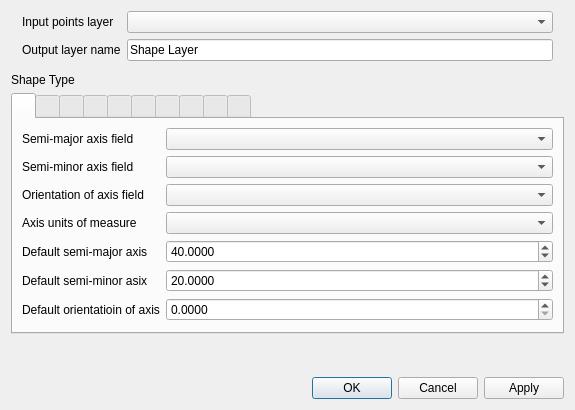
<?xml version="1.0" encoding="UTF-8"?>
<ui version="4.0">
 <class>Dialog</class>
 <widget class="QDialog" name="Dialog">
  <property name="geometry">
   <rect>
    <x>0</x>
    <y>0</y>
    <width>575</width>
    <height>410</height>
   </rect>
  </property>
  <property name="windowTitle">
   <string>Create Shapes</string>
  </property>
  <layout class="QVBoxLayout" name="verticalLayout">
   <item>
    <layout class="QFormLayout" name="formLayout">
     <property name="fieldGrowthPolicy">
      <enum>QFormLayout::AllNonFixedFieldsGrow</enum>
     </property>
     <property name="leftMargin">
      <number>11</number>
     </property>
     <property name="rightMargin">
      <number>11</number>
     </property>
     <item row="0" column="0">
      <widget class="QLabel" name="label">
       <property name="text">
        <string>Input points layer</string>
       </property>
      </widget>
     </item>
     <item row="0" column="1">
      <widget class="QgsMapLayerComboBox" name="mMapLayerComboBox"/>
     </item>
     <item row="1" column="0">
      <widget class="QLabel" name="label_3">
       <property name="text">
        <string>Output layer name</string>
       </property>
      </widget>
     </item>
     <item row="1" column="1">
      <widget class="QLineEdit" name="layerNameLineEdit">
       <property name="text">
        <string>Shape Layer</string>
       </property>
      </widget>
     </item>
    </layout>
   </item>
   <item>
    <spacer name="verticalSpacer_2">
     <property name="orientation">
      <enum>Qt::Vertical</enum>
     </property>
     <property name="sizeType">
      <enum>QSizePolicy::Fixed</enum>
     </property>
     <property name="sizeHint" stdset="0">
      <size>
       <width>20</width>
       <height>6</height>
      </size>
     </property>
    </spacer>
   </item>
   <item>
    <widget class="QLabel" name="label_2">
     <property name="text">
      <string>Shape Type</string>
     </property>
    </widget>
   </item>
   <item>
    <widget class="QTabWidget" name="tabWidget">
     <property name="currentIndex">
      <number>0</number>
     </property>
     <widget class="QWidget" name="ellipse">
      <attribute name="title">
       <string/>
      </attribute>
      <attribute name="toolTip">
       <string>Ellipse</string>
      </attribute>
      <layout class="QVBoxLayout" name="verticalLayout_4">
       <item>
        <layout class="QFormLayout" name="formLayout_4">
         <item row="0" column="0">
          <widget class="QLabel" name="label_7">
           <property name="text">
            <string>Semi-major axis field</string>
           </property>
          </widget>
         </item>
         <item row="1" column="0">
          <widget class="QLabel" name="label_8">
           <property name="text">
            <string>Semi-minor axis field</string>
           </property>
          </widget>
         </item>
         <item row="2" column="0">
          <widget class="QLabel" name="label_9">
           <property name="text">
            <string>Orientation of axis field</string>
           </property>
          </widget>
         </item>
         <item row="3" column="0">
          <widget class="QLabel" name="label_10">
           <property name="text">
            <string>Axis units of measure</string>
           </property>
          </widget>
         </item>
         <item row="3" column="1">
          <widget class="QComboBox" name="unitOfAxisComboBox">
           <property name="sizePolicy">
            <sizepolicy hsizetype="Expanding" vsizetype="Fixed">
             <horstretch>0</horstretch>
             <verstretch>0</verstretch>
            </sizepolicy>
           </property>
          </widget>
         </item>
         <item row="0" column="1">
          <widget class="QComboBox" name="semiMajorComboBox">
           <property name="sizePolicy">
            <sizepolicy hsizetype="Expanding" vsizetype="Fixed">
             <horstretch>0</horstretch>
             <verstretch>0</verstretch>
            </sizepolicy>
           </property>
          </widget>
         </item>
         <item row="1" column="1">
          <widget class="QComboBox" name="semiMinorComboBox">
           <property name="sizePolicy">
            <sizepolicy hsizetype="Expanding" vsizetype="Fixed">
             <horstretch>0</horstretch>
             <verstretch>0</verstretch>
            </sizepolicy>
           </property>
          </widget>
         </item>
         <item row="2" column="1">
          <widget class="QComboBox" name="orientationComboBox">
           <property name="sizePolicy">
            <sizepolicy hsizetype="Expanding" vsizetype="Fixed">
             <horstretch>0</horstretch>
             <verstretch>0</verstretch>
            </sizepolicy>
           </property>
          </widget>
         </item>
         <item row="4" column="0">
          <widget class="QLabel" name="label_24">
           <property name="text">
            <string>Default semi-major axis</string>
           </property>
          </widget>
         </item>
         <item row="5" column="0">
          <widget class="QLabel" name="label_25">
           <property name="text">
            <string>Default semi-minor asix</string>
           </property>
          </widget>
         </item>
         <item row="6" column="0">
          <widget class="QLabel" name="label_26">
           <property name="text">
            <string>Default orientatioin of axis</string>
           </property>
          </widget>
         </item>
         <item row="6" column="1">
          <widget class="QDoubleSpinBox" name="defOrientationSpinBox">
           <property name="decimals">
            <number>4</number>
           </property>
           <property name="maximum">
            <double>360.000000000000000</double>
           </property>
          </widget>
         </item>
         <item row="4" column="1">
          <widget class="QDoubleSpinBox" name="defSemiMajorSpinBox">
           <property name="decimals">
            <number>4</number>
           </property>
           <property name="maximum">
            <double>1000000000.000000000000000</double>
           </property>
           <property name="value">
            <double>40.000000000000000</double>
           </property>
          </widget>
         </item>
         <item row="5" column="1">
          <widget class="QDoubleSpinBox" name="defSemiMinorSpinBox">
           <property name="decimals">
            <number>4</number>
           </property>
           <property name="maximum">
            <double>1000000000.000000000000000</double>
           </property>
           <property name="value">
            <double>20.000000000000000</double>
           </property>
          </widget>
         </item>
        </layout>
       </item>
      </layout>
     </widget>
     <widget class="QWidget" name="lob">
      <attribute name="title">
       <string/>
      </attribute>
      <attribute name="toolTip">
       <string>Line of Bearing</string>
      </attribute>
      <layout class="QVBoxLayout" name="verticalLayout_5">
       <item>
        <layout class="QFormLayout" name="formLayout_2">
         <item row="0" column="0">
          <widget class="QLabel" name="label_12">
           <property name="text">
            <string>Bearing field</string>
           </property>
          </widget>
         </item>
         <item row="1" column="0">
          <widget class="QLabel" name="label_13">
           <property name="text">
            <string>Distance field</string>
           </property>
          </widget>
         </item>
         <item row="2" column="0">
          <widget class="QLabel" name="label_14">
           <property name="text">
            <string>Units of distance</string>
           </property>
          </widget>
         </item>
         <item row="4" column="0">
          <widget class="QLabel" name="label_15">
           <property name="text">
            <string>Default distance</string>
           </property>
          </widget>
         </item>
         <item row="0" column="1">
          <widget class="QComboBox" name="bearingComboBox"/>
         </item>
         <item row="1" column="1">
          <widget class="QComboBox" name="distanceComboBox"/>
         </item>
         <item row="2" column="1">
          <widget class="QComboBox" name="unitOfDistanceComboBox"/>
         </item>
         <item row="3" column="0">
          <widget class="QLabel" name="label_27">
           <property name="text">
            <string>Default bearing</string>
           </property>
          </widget>
         </item>
         <item row="3" column="1">
          <widget class="QDoubleSpinBox" name="defaultBearingSpinBox">
           <property name="decimals">
            <number>4</number>
           </property>
           <property name="minimum">
            <double>-360.000000000000000</double>
           </property>
           <property name="maximum">
            <double>360.000000000000000</double>
           </property>
          </widget>
         </item>
         <item row="4" column="1">
          <widget class="QDoubleSpinBox" name="defaultDistanceSpinBox">
           <property name="decimals">
            <number>4</number>
           </property>
           <property name="maximum">
            <double>999999999.000000000000000</double>
           </property>
           <property name="value">
            <double>1000.000000000000000</double>
           </property>
          </widget>
         </item>
        </layout>
       </item>
      </layout>
     </widget>
     <widget class="QWidget" name="pie">
      <attribute name="title">
       <string/>
      </attribute>
      <attribute name="toolTip">
       <string>Pie Wedge</string>
      </attribute>
      <layout class="QFormLayout" name="formLayout_11">
       <item row="0" column="0">
        <widget class="QLabel" name="label_47">
         <property name="text">
          <string>Starting bearing field</string>
         </property>
        </widget>
       </item>
       <item row="0" column="1">
        <widget class="QComboBox" name="pieBearingStartComboBox"/>
       </item>
       <item row="1" column="0">
        <widget class="QLabel" name="label_48">
         <property name="text">
          <string>Ending bearing field</string>
         </property>
        </widget>
       </item>
       <item row="1" column="1">
        <widget class="QComboBox" name="pieBearingEndComboBox"/>
       </item>
       <item row="2" column="0">
        <widget class="QLabel" name="label_49">
         <property name="text">
          <string>Radius field</string>
         </property>
        </widget>
       </item>
       <item row="2" column="1">
        <widget class="QComboBox" name="pieDistanceComboBox"/>
       </item>
       <item row="3" column="0">
        <widget class="QLabel" name="label_50">
         <property name="text">
          <string>Radius units</string>
         </property>
        </widget>
       </item>
       <item row="3" column="1">
        <widget class="QComboBox" name="pieUnitOfDistanceComboBox"/>
       </item>
       <item row="4" column="0">
        <widget class="QLabel" name="label_51">
         <property name="text">
          <string>Default starting bearing</string>
         </property>
        </widget>
       </item>
       <item row="4" column="1">
        <widget class="QDoubleSpinBox" name="pieBearingStartSpinBox">
         <property name="minimum">
          <double>-360.000000000000000</double>
         </property>
         <property name="maximum">
          <double>360.000000000000000</double>
         </property>
         <property name="value">
          <double>-20.000000000000000</double>
         </property>
        </widget>
       </item>
       <item row="5" column="0">
        <widget class="QLabel" name="label_52">
         <property name="text">
          <string>Default ending bearing</string>
         </property>
        </widget>
       </item>
       <item row="5" column="1">
        <widget class="QDoubleSpinBox" name="pieBearingEndSpinBox">
         <property name="decimals">
          <number>4</number>
         </property>
         <property name="minimum">
          <double>-360.000000000000000</double>
         </property>
         <property name="maximum">
          <double>360.000000000000000</double>
         </property>
         <property name="value">
          <double>20.000000000000000</double>
         </property>
        </widget>
       </item>
       <item row="6" column="0">
        <widget class="QLabel" name="label_53">
         <property name="text">
          <string>Default radius</string>
         </property>
        </widget>
       </item>
       <item row="6" column="1">
        <widget class="QDoubleSpinBox" name="pieDefaultDistanceSpinBox">
         <property name="decimals">
          <number>4</number>
         </property>
         <property name="maximum">
          <double>1000000000.000000000000000</double>
         </property>
         <property name="value">
          <double>20.000000000000000</double>
         </property>
        </widget>
       </item>
      </layout>
     </widget>
     <widget class="QWidget" name="polygon">
      <attribute name="title">
       <string/>
      </attribute>
      <attribute name="toolTip">
       <string>Polygon</string>
      </attribute>
      <layout class="QVBoxLayout" name="verticalLayout_2">
       <item>
        <layout class="QFormLayout" name="formLayout_3">
         <item row="0" column="0">
          <widget class="QLabel" name="label_4">
           <property name="text">
            <string>Number of sides field</string>
           </property>
          </widget>
         </item>
         <item row="0" column="1">
          <widget class="QComboBox" name="sidesPolyComboBox">
           <property name="sizePolicy">
            <sizepolicy hsizetype="Expanding" vsizetype="Fixed">
             <horstretch>0</horstretch>
             <verstretch>0</verstretch>
            </sizepolicy>
           </property>
          </widget>
         </item>
         <item row="2" column="0">
          <widget class="QLabel" name="label_5">
           <property name="text">
            <string>Outer radius field</string>
           </property>
          </widget>
         </item>
         <item row="3" column="0">
          <widget class="QLabel" name="label_6">
           <property name="text">
            <string>Default number of sides</string>
           </property>
          </widget>
         </item>
         <item row="2" column="1">
          <widget class="QComboBox" name="distPolyComboBox"/>
         </item>
         <item row="3" column="1">
          <widget class="QSpinBox" name="sidesPolySpinBox">
           <property name="minimum">
            <number>3</number>
           </property>
           <property name="maximum">
            <number>25</number>
           </property>
           <property name="value">
            <number>3</number>
           </property>
          </widget>
         </item>
         <item row="4" column="0">
          <widget class="QLabel" name="label_17">
           <property name="text">
            <string>Default starting angle</string>
           </property>
          </widget>
         </item>
         <item row="4" column="1">
          <widget class="QDoubleSpinBox" name="anglePolySpinBox">
           <property name="decimals">
            <number>4</number>
           </property>
           <property name="maximum">
            <double>360.000000000000000</double>
           </property>
          </widget>
         </item>
         <item row="5" column="1">
          <widget class="QLineEdit" name="distPolyLineEdit">
           <property name="text">
            <string>40</string>
           </property>
          </widget>
         </item>
         <item row="5" column="0">
          <widget class="QLabel" name="label_11">
           <property name="text">
            <string>Default outer radius</string>
           </property>
          </widget>
         </item>
         <item row="6" column="0">
          <widget class="QLabel" name="label_18">
           <property name="text">
            <string>Distance units of measure</string>
           </property>
          </widget>
         </item>
         <item row="6" column="1">
          <widget class="QComboBox" name="distUnitsPolyComboBox"/>
         </item>
         <item row="1" column="0">
          <widget class="QLabel" name="label_16">
           <property name="text">
            <string>Starting angle field</string>
           </property>
          </widget>
         </item>
         <item row="1" column="1">
          <widget class="QComboBox" name="anglePolyComboBox"/>
         </item>
        </layout>
       </item>
      </layout>
     </widget>
     <widget class="QWidget" name="star">
      <attribute name="title">
       <string/>
      </attribute>
      <attribute name="toolTip">
       <string>Star</string>
      </attribute>
      <layout class="QVBoxLayout" name="verticalLayout_3">
       <item>
        <layout class="QFormLayout" name="formLayout_5">
         <item row="0" column="0">
          <widget class="QLabel" name="label_19">
           <property name="text">
            <string>Number of star points</string>
           </property>
          </widget>
         </item>
         <item row="0" column="1">
          <widget class="QSpinBox" name="starPointsSpinBox">
           <property name="minimum">
            <number>3</number>
           </property>
           <property name="maximum">
            <number>50</number>
           </property>
           <property name="value">
            <number>5</number>
           </property>
          </widget>
         </item>
         <item row="2" column="0">
          <widget class="QLabel" name="label_20">
           <property name="text">
            <string>Inner radius</string>
           </property>
          </widget>
         </item>
         <item row="3" column="0">
          <widget class="QLabel" name="label_21">
           <property name="text">
            <string>Outer radius</string>
           </property>
          </widget>
         </item>
         <item row="4" column="0">
          <widget class="QLabel" name="label_22">
           <property name="text">
            <string>Radius units of measure</string>
           </property>
          </widget>
         </item>
         <item row="4" column="1">
          <widget class="QComboBox" name="unitsStarComboBox"/>
         </item>
         <item row="2" column="1">
          <widget class="QDoubleSpinBox" name="innerStarRadiusSpinBox">
           <property name="decimals">
            <number>6</number>
           </property>
           <property name="minimum">
            <double>-1000000000.000000000000000</double>
           </property>
           <property name="maximum">
            <double>1000000000.000000000000000</double>
           </property>
           <property name="value">
            <double>10.000000000000000</double>
           </property>
          </widget>
         </item>
         <item row="3" column="1">
          <widget class="QDoubleSpinBox" name="outerStarRadiusSpinBox">
           <property name="decimals">
            <number>6</number>
           </property>
           <property name="minimum">
            <double>-1000000000.000000000000000</double>
           </property>
           <property name="maximum">
            <double>1000000000.000000000000000</double>
           </property>
           <property name="value">
            <double>40.000000000000000</double>
           </property>
          </widget>
         </item>
         <item row="1" column="0">
          <widget class="QLabel" name="label_23">
           <property name="text">
            <string>Starting angle</string>
           </property>
          </widget>
         </item>
         <item row="1" column="1">
          <widget class="QDoubleSpinBox" name="starStartAngleSpinBox">
           <property name="decimals">
            <number>4</number>
           </property>
           <property name="maximum">
            <double>360.000000000000000</double>
           </property>
          </widget>
         </item>
        </layout>
       </item>
      </layout>
     </widget>
     <widget class="QWidget" name="rose">
      <attribute name="title">
       <string/>
      </attribute>
      <attribute name="toolTip">
       <string>Ellipse Rose</string>
      </attribute>
      <layout class="QFormLayout" name="formLayout_6">
       <item row="0" column="0">
        <widget class="QLabel" name="label_28">
         <property name="text">
          <string>Number of petals</string>
         </property>
        </widget>
       </item>
       <item row="0" column="1">
        <widget class="QSpinBox" name="rosePetalSpinBox">
         <property name="minimum">
          <number>1</number>
         </property>
         <property name="maximum">
          <number>100</number>
         </property>
         <property name="singleStep">
          <number>1</number>
         </property>
         <property name="value">
          <number>8</number>
         </property>
        </widget>
       </item>
       <item row="2" column="0">
        <widget class="QLabel" name="label_29">
         <property name="text">
          <string>Outer radius</string>
         </property>
        </widget>
       </item>
       <item row="2" column="1">
        <widget class="QDoubleSpinBox" name="roseRadiusSpinBox">
         <property name="decimals">
          <number>4</number>
         </property>
         <property name="minimum">
          <double>0.000000000000000</double>
         </property>
         <property name="maximum">
          <double>1000000000.000000000000000</double>
         </property>
         <property name="value">
          <double>40.000000000000000</double>
         </property>
        </widget>
       </item>
       <item row="3" column="0">
        <widget class="QLabel" name="label_30">
         <property name="text">
          <string>Radius units of measure</string>
         </property>
        </widget>
       </item>
       <item row="3" column="1">
        <widget class="QComboBox" name="unitsRoseComboBox"/>
       </item>
       <item row="1" column="0">
        <widget class="QLabel" name="label_31">
         <property name="text">
          <string>Starting angle</string>
         </property>
        </widget>
       </item>
       <item row="1" column="1">
        <widget class="QDoubleSpinBox" name="roseAngleSpinBox">
         <property name="decimals">
          <number>4</number>
         </property>
         <property name="minimum">
          <double>-360.000000000000000</double>
         </property>
         <property name="maximum">
          <double>360.000000000000000</double>
         </property>
        </widget>
       </item>
      </layout>
     </widget>
     <widget class="QWidget" name="hypocycloid">
      <attribute name="title">
       <string/>
      </attribute>
      <attribute name="toolTip">
       <string>Hypocyloid</string>
      </attribute>
      <layout class="QFormLayout" name="formLayout_7">
       <item row="0" column="0">
        <widget class="QLabel" name="label_32">
         <property name="text">
          <string>Number of cusps</string>
         </property>
        </widget>
       </item>
       <item row="0" column="1">
        <widget class="QSpinBox" name="cyclodeCuspsSpinBox">
         <property name="minimum">
          <number>3</number>
         </property>
         <property name="maximum">
          <number>25</number>
         </property>
         <property name="value">
          <number>4</number>
         </property>
        </widget>
       </item>
       <item row="2" column="0">
        <widget class="QLabel" name="label_33">
         <property name="text">
          <string>Outer radius</string>
         </property>
        </widget>
       </item>
       <item row="2" column="1">
        <widget class="QDoubleSpinBox" name="cyclodeRadiusSpinBox">
         <property name="decimals">
          <number>4</number>
         </property>
         <property name="maximum">
          <double>1000000000.000000000000000</double>
         </property>
         <property name="value">
          <double>40.000000000000000</double>
         </property>
        </widget>
       </item>
       <item row="3" column="0">
        <widget class="QLabel" name="label_34">
         <property name="text">
          <string>Radius units of measure</string>
         </property>
        </widget>
       </item>
       <item row="3" column="1">
        <widget class="QComboBox" name="unitsCyclodeComboBox"/>
       </item>
       <item row="1" column="0">
        <widget class="QLabel" name="label_40">
         <property name="text">
          <string>Starting angle</string>
         </property>
        </widget>
       </item>
       <item row="1" column="1">
        <widget class="QDoubleSpinBox" name="cyclodeAngleSpinBox">
         <property name="decimals">
          <number>4</number>
         </property>
         <property name="minimum">
          <double>-360.000000000000000</double>
         </property>
         <property name="maximum">
          <double>360.000000000000000</double>
         </property>
        </widget>
       </item>
      </layout>
     </widget>
     <widget class="QWidget" name="foil">
      <attribute name="title">
       <string/>
      </attribute>
      <attribute name="toolTip">
       <string>Polyfoil</string>
      </attribute>
      <layout class="QFormLayout" name="formLayout_8">
       <item row="0" column="0">
        <widget class="QLabel" name="label_35">
         <property name="text">
          <string>Number of lobes</string>
         </property>
        </widget>
       </item>
       <item row="0" column="1">
        <widget class="QSpinBox" name="foilLobesSpinBox">
         <property name="minimum">
          <number>3</number>
         </property>
         <property name="maximum">
          <number>25</number>
         </property>
         <property name="singleStep">
          <number>1</number>
         </property>
         <property name="value">
          <number>5</number>
         </property>
        </widget>
       </item>
       <item row="2" column="0">
        <widget class="QLabel" name="label_36">
         <property name="text">
          <string>Outer radius</string>
         </property>
        </widget>
       </item>
       <item row="2" column="1">
        <widget class="QDoubleSpinBox" name="foilRadiusSpinBox">
         <property name="decimals">
          <number>4</number>
         </property>
         <property name="maximum">
          <double>1000000000.000000000000000</double>
         </property>
         <property name="value">
          <double>40.000000000000000</double>
         </property>
        </widget>
       </item>
       <item row="3" column="0">
        <widget class="QLabel" name="label_37">
         <property name="text">
          <string>Radius units of measure</string>
         </property>
        </widget>
       </item>
       <item row="3" column="1">
        <widget class="QComboBox" name="unitsFoilComboBox"/>
       </item>
       <item row="1" column="0">
        <widget class="QLabel" name="label_41">
         <property name="text">
          <string>Starting angle</string>
         </property>
        </widget>
       </item>
       <item row="1" column="1">
        <widget class="QDoubleSpinBox" name="foilAngleSpinBox">
         <property name="decimals">
          <number>4</number>
         </property>
         <property name="minimum">
          <double>-360.000000000000000</double>
         </property>
         <property name="maximum">
          <double>360.000000000000000</double>
         </property>
        </widget>
       </item>
      </layout>
     </widget>
     <widget class="QWidget" name="epicycloid">
      <attribute name="title">
       <string/>
      </attribute>
      <attribute name="toolTip">
       <string>Epicycloid</string>
      </attribute>
      <layout class="QFormLayout" name="formLayout_10">
       <item row="0" column="0">
        <widget class="QLabel" name="label_43">
         <property name="text">
          <string>Number of lobes</string>
         </property>
        </widget>
       </item>
       <item row="0" column="1">
        <widget class="QSpinBox" name="epicyclodeLobesSpinBox">
         <property name="minimum">
          <number>1</number>
         </property>
         <property name="maximum">
          <number>50</number>
         </property>
         <property name="value">
          <number>3</number>
         </property>
        </widget>
       </item>
       <item row="1" column="0">
        <widget class="QLabel" name="label_44">
         <property name="text">
          <string>Starting angle</string>
         </property>
        </widget>
       </item>
       <item row="2" column="0">
        <widget class="QLabel" name="label_45">
         <property name="text">
          <string>Radius</string>
         </property>
        </widget>
       </item>
       <item row="1" column="1">
        <widget class="QDoubleSpinBox" name="epicyclodeAngleSpinBox">
         <property name="decimals">
          <number>4</number>
         </property>
         <property name="maximum">
          <double>360.000000000000000</double>
         </property>
        </widget>
       </item>
       <item row="3" column="0">
        <widget class="QLabel" name="label_46">
         <property name="text">
          <string>Radius units of measure</string>
         </property>
        </widget>
       </item>
       <item row="2" column="1">
        <widget class="QDoubleSpinBox" name="epicyclodeRadiusSpinBox">
         <property name="decimals">
          <number>4</number>
         </property>
         <property name="maximum">
          <double>1000000000.000000000000000</double>
         </property>
         <property name="value">
          <double>40.000000000000000</double>
         </property>
        </widget>
       </item>
       <item row="3" column="1">
        <widget class="QComboBox" name="unitsEpicyclodeComboBox"/>
       </item>
      </layout>
     </widget>
     <widget class="QWidget" name="heart">
      <attribute name="title">
       <string/>
      </attribute>
      <attribute name="toolTip">
       <string>Heart</string>
      </attribute>
      <layout class="QFormLayout" name="formLayout_9">
       <item row="1" column="0">
        <widget class="QLabel" name="label_38">
         <property name="text">
          <string>Maximum radius</string>
         </property>
        </widget>
       </item>
       <item row="1" column="1">
        <widget class="QDoubleSpinBox" name="heartSizeSpinBox">
         <property name="decimals">
          <number>4</number>
         </property>
         <property name="maximum">
          <double>1000000000.000000000000000</double>
         </property>
         <property name="value">
          <double>40.000000000000000</double>
         </property>
        </widget>
       </item>
       <item row="2" column="0">
        <widget class="QLabel" name="label_39">
         <property name="text">
          <string>Units of measure</string>
         </property>
        </widget>
       </item>
       <item row="2" column="1">
        <widget class="QComboBox" name="unitsHeartComboBox"/>
       </item>
       <item row="0" column="0">
        <widget class="QLabel" name="label_42">
         <property name="text">
          <string>Starting angle</string>
         </property>
        </widget>
       </item>
       <item row="0" column="1">
        <widget class="QDoubleSpinBox" name="heartAngleSpinBox">
         <property name="decimals">
          <number>4</number>
         </property>
         <property name="minimum">
          <double>-360.000000000000000</double>
         </property>
         <property name="maximum">
          <double>360.000000000000000</double>
         </property>
        </widget>
       </item>
      </layout>
     </widget>
    </widget>
   </item>
   <item>
    <spacer name="verticalSpacer">
     <property name="orientation">
      <enum>Qt::Vertical</enum>
     </property>
     <property name="sizeHint" stdset="0">
      <size>
       <width>20</width>
       <height>40</height>
      </size>
     </property>
    </spacer>
   </item>
   <item>
    <widget class="QDialogButtonBox" name="buttonBox">
     <property name="orientation">
      <enum>Qt::Horizontal</enum>
     </property>
     <property name="standardButtons">
      <set>QDialogButtonBox::Apply|QDialogButtonBox::Cancel|QDialogButtonBox::Ok</set>
     </property>
    </widget>
   </item>
  </layout>
 </widget>
 <customwidgets>
  <customwidget>
   <class>QgsMapLayerComboBox</class>
   <extends>QComboBox</extends>
   <header>qgis.gui</header>
  </customwidget>
 </customwidgets>
 <resources/>
 <connections>
  <connection>
   <sender>buttonBox</sender>
   <signal>accepted()</signal>
   <receiver>Dialog</receiver>
   <slot>accept()</slot>
   <hints>
    <hint type="sourcelabel">
     <x>248</x>
     <y>254</y>
    </hint>
    <hint type="destinationlabel">
     <x>157</x>
     <y>274</y>
    </hint>
   </hints>
  </connection>
  <connection>
   <sender>buttonBox</sender>
   <signal>rejected()</signal>
   <receiver>Dialog</receiver>
   <slot>reject()</slot>
   <hints>
    <hint type="sourcelabel">
     <x>316</x>
     <y>260</y>
    </hint>
    <hint type="destinationlabel">
     <x>286</x>
     <y>274</y>
    </hint>
   </hints>
  </connection>
 </connections>
</ui>
